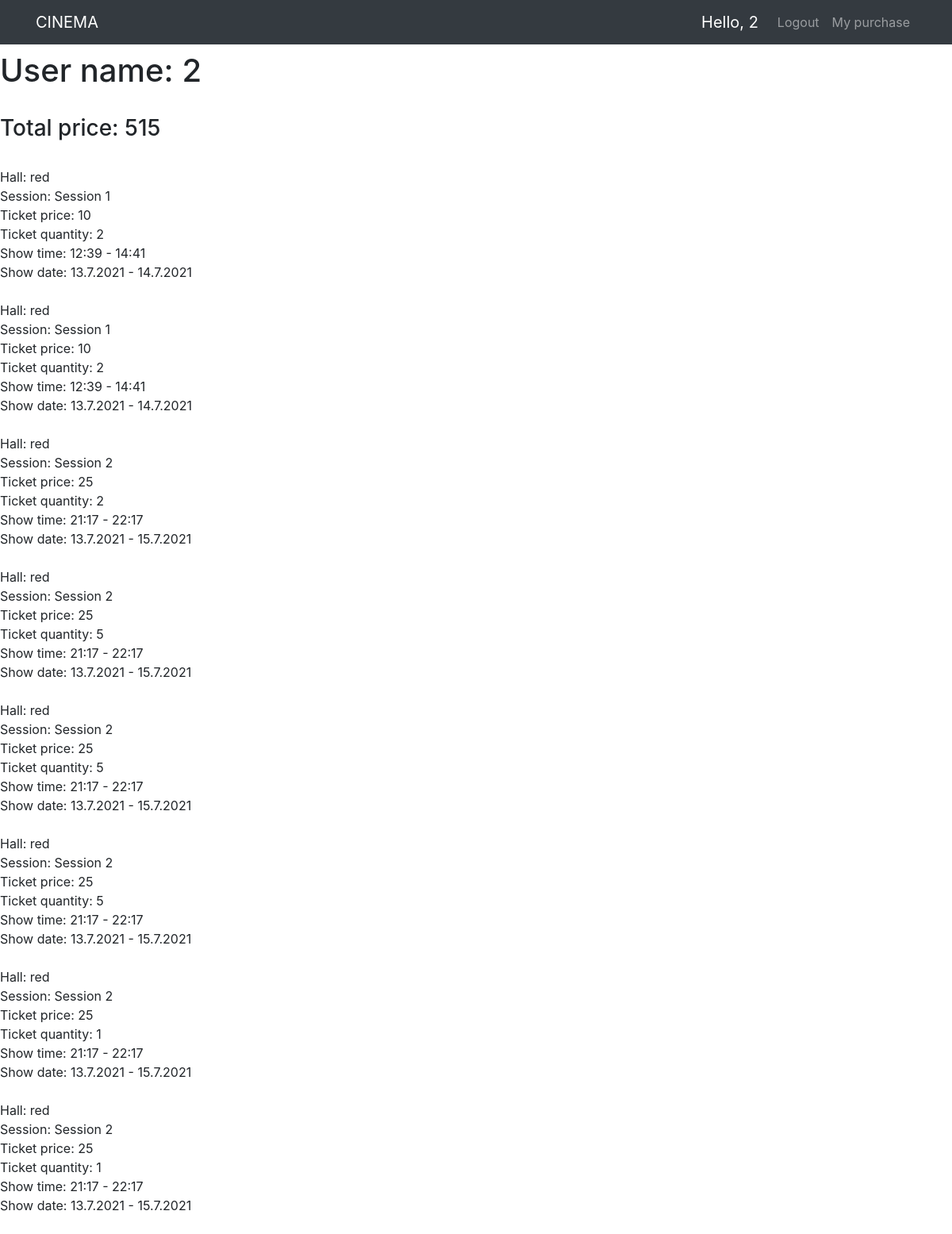
The app's page /purchases/ (signed in) with its own data.
### user/models.py (models this page shows)
class Customer(AbstractUser):
    balance = models.PositiveIntegerField(
        verbose_name=_('Amount'),
        default=0,
        blank=False
    )

### cinema/models.py (models this page shows, shortened)
class Ticket(models.Model):
    customer = models.ForeignKey(
        Customer,
        on_delete=models.CASCADE,
        related_name='purchased_tickets',
        verbose_name=_('Purchase'), blank=True
    )
    session = models.ForeignKey(
        Session,
        on_delete=models.CASCADE,
        related_name='session_tickets',
        verbose_name=_('Session'),
        blank=True
    )
    quantity = models.PositiveSmallIntegerField(verbose_name=_('Quantity ticket'))
    class Meta:
        verbose_name = _('Ticket')
        verbose_name_plural = _('Tickets')

class Session(models.Model):
    hall = models.ForeignKey(Hall, on_delete=models.CASCADE, related_name='sessions', verbose_name=_('Hall'))
    start_time = models.TimeField(verbose_name=_('Start time'))
    end_time = models.TimeField(verbose_name=_('End time'))
    start_date = models.DateField(verbose_name=_('Start date'))
    end_date = models.DateField(verbose_name=_('End date'))
    price = models.PositiveSmallIntegerField(verbose_name=_('Ticket price'))
    status = models.BooleanField(default=True, verbose_name=_('Status'), blank=True)
    class Meta:
        verbose_name = _('Session')
        verbose_name_plural = _('Sessions')
    @property
    def get_show_date(self):
        return f'{self.start_date.day}.{self.start_date.month}.{self.start_date.year}' \
               f' - ' \
               f'{self.end_date.day}.{self.end_date.month}.{self.end_date.year}'
    def __str__(self):
        return f'Session {self.id}'

class Hall(models.Model):
    name = models.CharField(max_length=50, verbose_name=_('Hall name'))
    slug = models.SlugField(max_length=128, unique=True)
    size = models.PositiveSmallIntegerField(verbose_name=_('Hall size'))
    class Meta:
        verbose_name = _('Hall')
        verbose_name_plural = _('Halls')

### user/views.py (the view)
# urls.py: path('purchases/', UserPurchaseListView.as_view(), name='purchases'),
class UserPurchaseListView(LoginRequiredMixin, ListView):
    login_url = reverse_lazy('user:login')
    template_name = 'cinema/purchases.html'
    model = Ticket
    def get_queryset(self):
        return super().get_queryset().filter(customer=self.request.user)

### templates/cinema/purchases.html (shortened to what this page needs)
{% extends 'base.html' %}
{% load i18n %}
{% load mathfilters %}
{% block content %}
    <h1>{% translate 'User name' %}: {{ user }} </h1><br>
    <h3>{% translate 'Total price' %}: {{ user.balance }} </h3> <br>
    {% for ticket in object_list %}
        <div>
            {% translate 'Hall' %}: {{ ticket.session.hall.name }} <br>
            {% translate 'Session' %}: {{ ticket.session }} <br>
            {% translate 'Ticket price' %}: {{ ticket.session.price }} <br>
            {% translate 'Ticket quantity' %}: {{ ticket.quantity }} <br>
            {% translate 'Show time' %}: {{ ticket.session.start_time|time:"H:i" }}
            - {{ ticket.session.end_time|time:"H:i" }}<br>
            {% translate 'Show date' %}: {{ ticket.session.get_show_date }}
        </div> <br>
    {% endfor %}
{% endblock %}

### templates/navbar.html (shortened to what this page needs)
{% load i18n %}
<header>
    <nav class="navbar navbar-expand-md navbar-dark fixed-top bg-dark">
        <div class="container">
            <a class="navbar-brand" href="/">CINEMA</a>
            <div class="d-block" id="navbarText">
                <ul class="navbar-nav mr-auto">
                    {% if user.is_authenticated %}
                        <a class="navbar-brand"> {% translate "Hello," %} {{ user }} </a>
                        <li class="nav-item"><a href="{% url "user:logout" %}"
                                                class="nav-link">{% translate 'Logout' %}</a></li>
                        <li class="nav-item"><a href="{% url 'user:purchases' %}"
                                                class="nav-link">{% translate 'My purchase' %}</a></li>
                        </ul>
                        </div>
                    {% else %}
                        <li class="nav-item"><a href="{% url 'user:login' %}"
                                                class="nav-link">{% translate 'Login' %}</a></li>
                        <li class="nav-item"><a href="{% url 'user:register' %}"
                                                class="nav-link">{% translate 'Register' %}</a></li>
                    {% endif %}
        </div>
    </nav>
</header>

### templates/navbar.html (style rules this page uses)
body { padding-top: 65px; }

### records on screen
Customer: username "2", balance "515"
Ticket: session.hall.name "red", session "Session 1", session.price "10", quantity "2", session.start_time "12:39", session.end_time "14:41", session.get_show_date "13.7.2021 - 14.7.2021"
Ticket: session.hall.name "red", session "Session 1", session.price "10", quantity "2", session.start_time "12:39", session.end_time "14:41", session.get_show_date "13.7.2021 - 14.7.2021"
Ticket: session.hall.name "red", session "Session 2", session.price "25", quantity "2", session.start_time "21:17", session.end_time "22:17", session.get_show_date "13.7.2021 - 15.7.2021"
Ticket: session.hall.name "red", session "Session 2", session.price "25", quantity "5", session.start_time "21:17", session.end_time "22:17", session.get_show_date "13.7.2021 - 15.7.2021"
Ticket: session.hall.name "red", session "Session 2", session.price "25", quantity "5", session.start_time "21:17", session.end_time "22:17", session.get_show_date "13.7.2021 - 15.7.2021"
Ticket: session.hall.name "red", session "Session 2", session.price "25", quantity "5", session.start_time "21:17", session.end_time "22:17", session.get_show_date "13.7.2021 - 15.7.2021"
Ticket: session.hall.name "red", session "Session 2", session.price "25", quantity "1", session.start_time "21:17", session.end_time "22:17", session.get_show_date "13.7.2021 - 15.7.2021"
Ticket: session.hall.name "red", session "Session 2", session.price "25", quantity "1", session.start_time "21:17", session.end_time "22:17", session.get_show_date "13.7.2021 - 15.7.2021"
